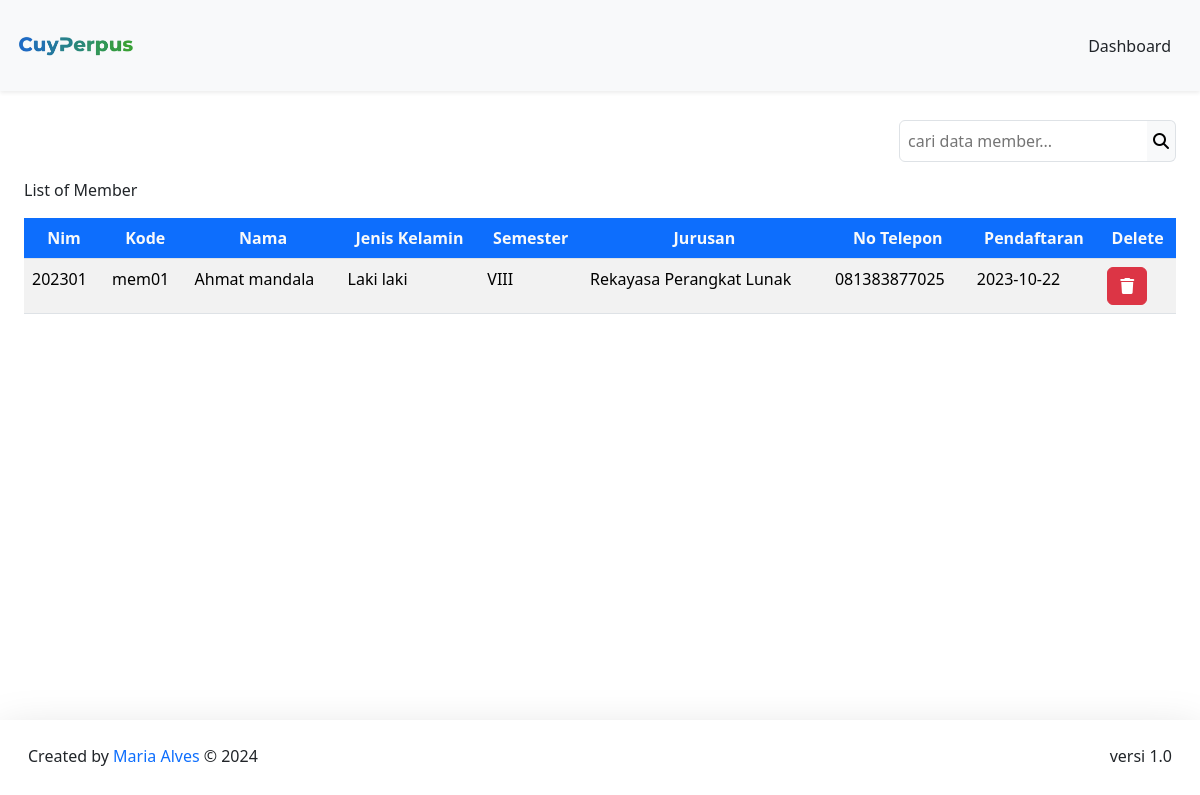
/DashboardAdmin/member/member.php (signed in), run on the app's committed database.
### tables this page shows
CREATE TABLE `member` (
  `nim` INT(11) NOT NULL,
  `kode_member` VARCHAR(12) NOT NULL,
  `nama` VARCHAR(255) NOT NULL,
  `password` VARCHAR(255) NOT NULL,
  `jenis_kelamin` VARCHAR(20) NOT NULL,
  `semester` VARCHAR(5) NOT NULL,
  `jurusan` VARCHAR(50) NOT NULL,
  `no_tlp` VARCHAR(15) NOT NULL,
  `tgl_pendaftaran` DATE NOT NULL
);

### config/config.php (called while the page is built, shortened)
<?php
$host = "127.0.0.1";
$username = "root";
$password = "";
$database_name = "perpustakaan";
$connection = mysqli_connect($host, $username, $password, $database_name);
function queryReadData($dataKategori) {
  global $connection;
  $result = mysqli_query($connection, $dataKategori);
  $items = [];
  while($item = mysqli_fetch_assoc($result)) {
    $items[] = $item;
  }
  return $items;
}
?>

### DashboardAdmin/member/member.php (the view, shortened to what this page needs)
<?php
require "../../config/config.php";
$member = queryReadData("SELECT * FROM member");
?>
<!DOCTYPE html>
<html lang="en">
  <head>
    <link href="https://cdn.jsdelivr.net/npm/bootstrap@5.3.2/dist/css/bootstrap.min.css" rel="stylesheet">
  </head>
  <body>
    <nav class="navbar fixed-top bg-body-tertiary shadow-sm">
      <div class="container-fluid p-3">
        <a class="navbar-brand" href="#">
          <img src="../../assets/logoNav.png" alt="logo" width="120px">
        </a>
        <a class="btn btn-tertiary" href="../dashboardAdmin.php">Dashboard</a>
      </div>
    </nav>
    <div class="p-4 mt-5">
     <form action="" method="post" class="mt-5">
       <div class="input-group d-flex justify-content-end mb-3">
         <input class="border p-2 rounded rounded-end-0 bg-tertiary" type="text" name="keyword" id="keyword" placeholder="cari data member...">
         <button class="border border-start-0 bg-light rounded rounded-start-0" type="submit" name="search"><i class="fa-solid fa-magnifying-glass"></i></button>
       </div>
      </form>
      <caption>List of Member</caption>
      <div class="table-responsive mt-3">
        <table class="table table-striped table-hover">
        <thead class="text-center">
          <tr>
            <th class="bg-primary text-light">Nim</th>
            <th class="bg-primary text-light">Kode</th>
            <th class="bg-primary text-light">Nama</th>
            <th class="bg-primary text-light">Jenis Kelamin</th>
            <th class="bg-primary text-light">Semester</th>
            <th class="bg-primary text-light">Jurusan</th>
            <th class="bg-primary text-light">No Telepon</th>
            <th class="bg-primary text-light">Pendaftaran</th>
            <th class="bg-primary text-light">Delete</th>
          </tr>
        </thead>
      <?php foreach($member as $item) : ?>
      <tr>
        <td><?=$item["nim"];?></td>
        <td><?=$item["kode_member"];?></td>
        <td><?=$item["nama"];?></td>
        <td><?=$item["jenis_kelamin"];?></td>
        <td><?=$item["semester"];?></td>
        <td><?=$item["jurusan"];?></td>
        <td><?=$item["no_tlp"];?></td>
        <td><?=$item["tgl_pendaftaran"];?></td>
        <td>
          <div class="action">
             <a href="deleteMember.php?id=<?= $item["nim"]; ?>" class="btn btn-danger" onclick="return confirm('Yakin ingin menghapus data member ?');"><i class="fa-solid fa-trash"></i></a>
           </div>
        </td>
       </tr>
      <?php endforeach;?>
    </table>
    </div>
  </div>
    <footer class="fixed-bottom shadow-lg bg-subtle p-3">
      <div class="container-fluid d-flex justify-content-between">
      <p class="mt-2">Created by <span class="text-primary"> Maria Alves</span> © 2024</p>
      <p class="mt-2">versi 1.0</p>
      </div>
    </footer>
  </body>
</html>

### data on the page
member: nim "202301", kode_member "mem01", nama "Ahmat mandala", jenis_kelamin "Laki laki", semester "VIII", jurusan "Rekayasa Perangkat Lunak", no_tlp "081383877025", tgl_pendaftaran "2023-10-22"
